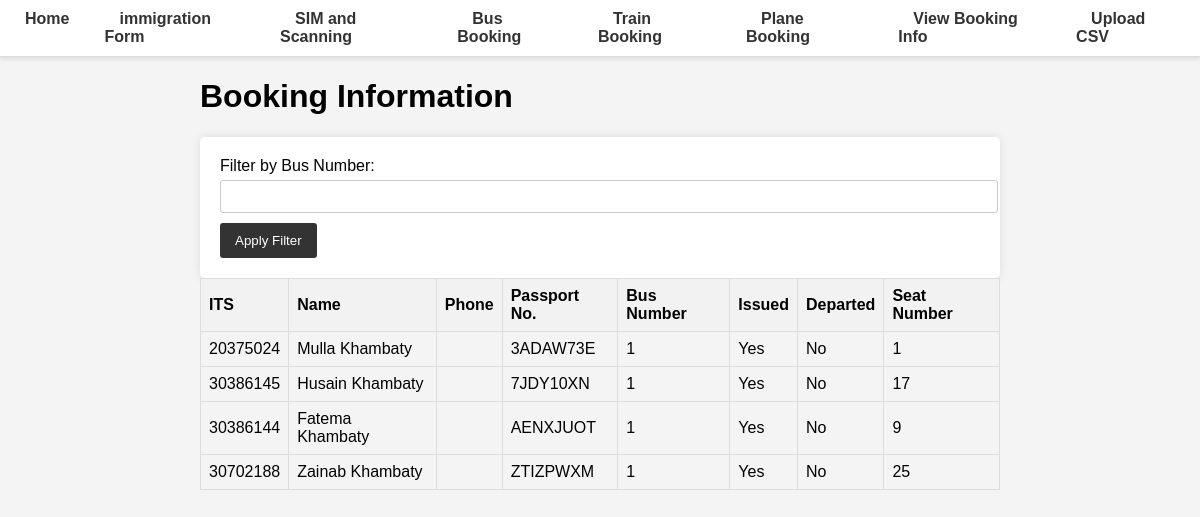
Screenshot of /view-booking-info/ with the database file from the repository.
### database.py (models this page shows, shortened)
class BookingInfo(Base):
    __tablename__ = "booking_info"
    Mode = Column(Integer, primary_key=True, index=True)
    ITS = Column(Integer, ForeignKey('master.ITS'), primary_key=True, index=True)
    Issued = Column(Boolean)
    Departed = Column(Boolean)
    Self_Issued = Column(Boolean, default=False)
    seat_number = Column(Integer)
    bus_number = Column(Integer)
    train_id = Column(Integer, ForeignKey("train.id"), nullable=True)
    plane_id = Column(Integer, ForeignKey("plane.plane_id"), nullable=True)
    coach_number = Column(Integer)

class Master(Base):
    __tablename__ = "master"
    ITS = Column(Integer, primary_key=True, index=True)
    first_name = Column(String, index=True)
    middle_name = Column(String, index=True)
    last_name = Column(String, index=True)
    DOB = Column(Date)
    passport_No = Column(String, unique=True, index=True)
    passport_Expiry = Column(Date, index=True)
    Visa_No = Column(String, index=True)
    Mode_of_Transport = Column(String, index=True)
    phone = Column(String, index=True)
    arrived = Column(Boolean, default=False)
    timestamp = Column(DateTime, default=func.now())

### main.py (the view)
@app.get("/view-booking-info/", response_class=HTMLResponse)
async def view_booking_info(request: Request, bus_number: Optional[int] = Query(None), db: Session = Depends(get_db)):
    if bus_number:
        booking_info = db.query(BookingInfo, Master).join(Master).filter(BookingInfo.bus_number == bus_number).all()
    else:
        booking_info = db.query(BookingInfo, Master).join(Master).all()
    return templates.TemplateResponse("view_booking_info.html", {"request": request, "booking_info": booking_info})

### templates/view_booking_info.html
{% extends "base.html" %}
{% block content %}
<h1>Booking Information</h1>
<form method="get" action="/view-booking-info/">
    <label for="bus_number">Filter by Bus Number:</label>
    <input type="number" id="bus_number" name="bus_number">
    <button type="submit">Apply Filter</button>
</form>
<table>
    <thead>
        <tr>
            <th>ITS</th>
            <th>Name</th>
            <th>Phone</th>
            <th>Passport No.</th>
            <th>Bus Number</th>
            <th>Issued</th>
            <th>Departed</th>
            <th>Seat Number</th>
        </tr>
    </thead>
    <tbody>
        {% for booking, master in booking_info |sort(attribute='seat_number') %}
        <tr>
            <td>{{ booking.ITS }}</td>
            <td>{{ master.first_name }} {{ master.last_name }}</td>
            <td>{{ master.phone }}</td>
            <td>{{ master.passport_No }}</td>
            <td>{{ booking.bus_number }}</td>
            <td>{{ "Yes" if booking.Issued else "No" }}</td>
            <td>{{ "Yes" if booking.Departed else "No" }}</td>
            <td>{{ booking.seat_number }}</td>
        </tr>
        {% endfor %}
    </tbody>
</table>
{% endblock %}

### static/styles.css (style rules this page uses)
body { font-family: Arial, sans-serif; margin: 0; padding: 0; background-color: #f4f4f4; }
form { background-color: #fff; padding: 20px; border-radius: 5px; box-shadow: 0 0 10px rgba(0, 0, 0, 0.1); }
form label { display: block; margin-bottom: 5px; }
form input, form select { width: 100%; padding: 8px; margin-bottom: 10px; border: 1px solid #ccc; border-radius: 3px; }
form button { background-color: #333; color: #fff; padding: 10px 15px; border: none; border-radius: 3px; cursor: pointer; transition: background-color 0.3s; }
table { width: 100%; border-collapse: collapse; margin-bottom: 20px; }
table, th, td { border: 1px solid #ddd; }
th, td { padding: 8px; text-align: left; }
th { background-color: #f2f2f2; }

### rows the page displays
BookingInfo: ITS "20375024", first_name "Mulla", last_name "Khambaty", passport_No "3ADAW73E", bus_number "1", Issued "Yes", Departed "No", seat_number "1"
BookingInfo: ITS "30386145", first_name "Husain", last_name "Khambaty", passport_No "7JDY10XN", bus_number "1", Issued "Yes", Departed "No", seat_number "17"
BookingInfo: ITS "30386144", first_name "Fatema", last_name "Khambaty", passport_No "AENXJUOT", bus_number "1", Issued "Yes", Departed "No", seat_number "9"
BookingInfo: ITS "30702188", first_name "Zainab", last_name "Khambaty", passport_No "ZTIZPWXM", bus_number "1", Issued "Yes", Departed "No", seat_number "25"
